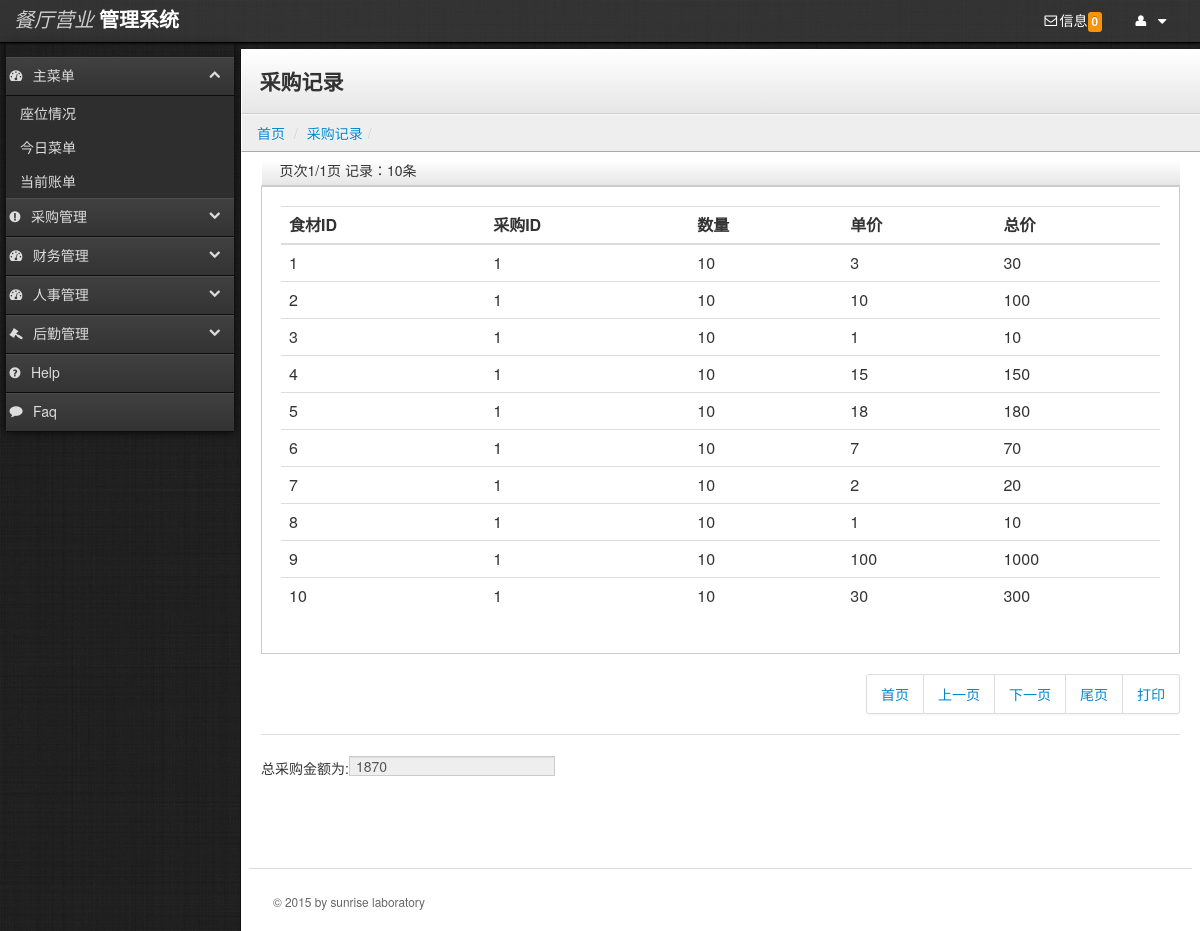
Before: /newRes/financial_purchase.php with the older database file.
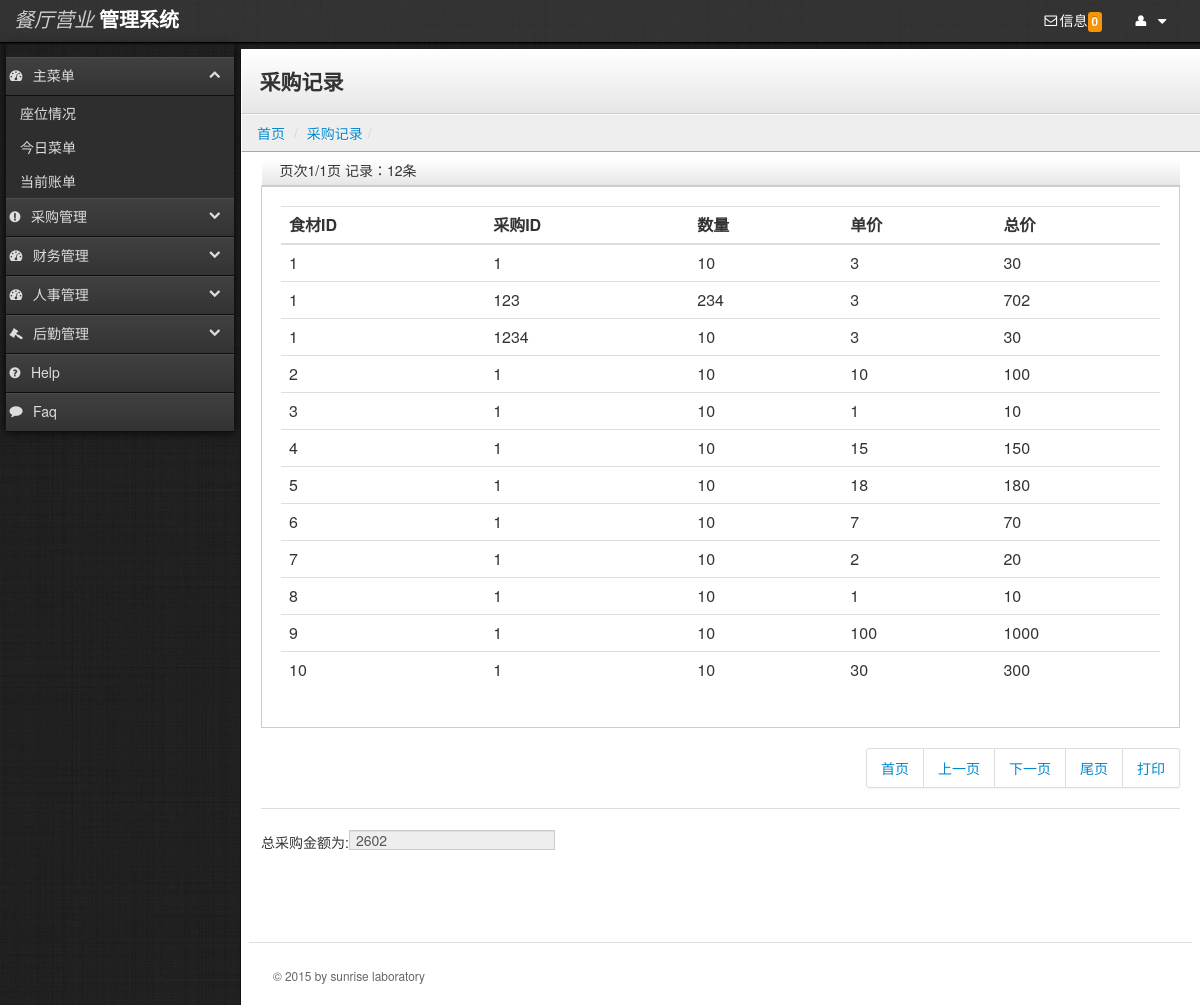
After: the same page with the newer database file.
### tables this page shows
CREATE TABLE `ingredientpurchase` (
  `ingredientsID` bigint(20) NOT NULL,
  `purchaseID` bigint(20) NOT NULL,
  `number` float NOT NULL,
  `price` float default NULL,
  PRIMARY KEY  (`ingredientsID`,`purchaseID`)
);

### newRes/financial_purchase.php (the view, shortened to what this page needs)
<?php include("conn/conn.php");?>
<?php
	if(isset($_GET['page'])){
		$page=$_GET['page'];
	}
	else{
		$page=1;
	}
	$page_count=20;
	$sql=mysql_query("select * from ingredientpurchase");
	$row=mysql_num_rows($sql);
	$page_page=ceil($row/$page_count);
	$last_record=($page-1)*$page_count;
?>
<?php include('boot.php');?>
<div class="content">
    	<div class="header">
            <h1 class="page-title">采购记录</h1>
        </div>
        <ul class="breadcrumb">
            <li><a href="index.php">首页</a> <span class="divider">/</span></li>
            <li><a href="#">采购记录</a><span class="divider">/</span></li>
        </ul>
        <div class="container-fluid">
            <div class="row-fluid">
				<div class="header">
                     <label>页次<?php echo $page;?>/<?php echo $page_page;?>页 记录：<?php echo $row;?>条</label>
				</div>
          	  <div id="stamptable6" class="well" style="margin:0px;">
          	  <table class="table">
              <thread>
                  <tr>
                      <th>食材ID</th>
                      <th>采购ID</th>
                      <th>数量</th>
                      <th>单价</th>
                      <th>总价</th>
                  </tr>
              </thread>
              <tbody>
              <?php
                    $sqls=mysql_query("select * from ingredientpurchase limit $last_record,$page_count;");
                    $array=mysql_fetch_array($sqls);
                    do{
              ?>
              <tr>
                  <td><?php echo $array['ingredientsID'];?></td>
                  <td><?php echo $array['purchaseID'];?></td>
                  <td><?php echo $array['number'];?></td>
                  <td><?php echo $array['price'];?></td>
                  <td><?php echo $array['number']*$array['price'];?>
              </tr>
              <?php
              }while($array=mysql_fetch_array($sqls));
              ?>
              </tbody>
              </table>
              </div>
  			 <div class="pagination" >
              <ul style="float:right;">
              	  <li><a href="financial_purchase.php?page=1">首页</a> </li>
                  <li><a href="financial_purchase.php?page=<?php if($page==1){echo $page=1; }else{ echo $page-1; }?>">上一页</a></li>
                  <li><a href="financial_purchase.php?page=<?php if($page<$page_page){echo $page+1;}else{ echo $page_page;}?>">下一页</a></li>
                  <li><a href="financial_purchase.php?page=<?php echo $page_page;?>">尾页</a></li>
                  <li><a href="#" onClick="stamp('page_stats');">打印</a></li>
              </ul>
             </div>
             <?php
				$sql1=mysql_query("select sum(number*price) as sumprice from ingredientpurchase");
				$info=mysql_fetch_array($sql1);
?>
<hr/>
总采购金额为:<input type="text" value="<?php echo $info[0];?>" disabled/>
           </div>
					 <footer>
              <hr>
                <p>&copy; 2015 by sunrise laboratory </p>
           </footer>
            </div>
        </div>

### newRes/boot.php (shortened to what this page needs)
<?php
include_once('conn/conn.php');
$selectDealTFNum=mysql_query("select count(*) as count from bill where dealTF  is null; ",$conn);
$arrayDealTFNum=mysql_fetch_array($selectDealTFNum);
?>
<!DOCTYPE html>
<html lang="en">
  <head>
    <link rel="stylesheet" type="text/css" href="lib/bootstrap/css/bootstrap.css">
    <link rel="stylesheet" type="text/css" href="stylesheets/theme.css">
    <link rel="stylesheet" href="lib/font-awesome/css/font-awesome.css">
  </head>
  <body class="">
    <div class="navbar">
        <div class="navbar-inner">
                <ul class="nav pull-right">
                    <li><a href="bill.php" title="您有账单待处理！" role="button"><i class="icon-envelope"></i>信息</span><span id ="remindNum"class="label label-warning"><?php echo $arrayDealTFNum['count'];?></span></a></i>
                    <li id="fat-menu" class="dropdown">
                        <a href="#" role="button" class="dropdown-toggle" data-toggle="dropdown">
                            <i class="icon-user"></i>
                            <i class="icon-caret-down"></i>
                        </a>
                    </li>
                </ul>
                <a class="brand" href="main.php"><span class="first">餐厅营业</span> <span class="second">管理系统</span></a>
        </div>
    </div>
    <div class="sidebar-nav">
        <form class="search form-inline">
        </form>
        <a href="#dashboard-menu" class="nav-header" data-toggle="collapse"><i class="icon-dashboard"></i>主菜单<i class="icon-chevron-up"></i></a>
        <ul id="dashboard-menu" class="nav nav-list collapse in">
            <li><a href="seat.php">座位情况</a></li>
            <li><a href="menu.php">今日菜单</a></li>
            <li><a href="bill.php">当前账单</a></li>
        </ul>
        <a href="#dashboard-pur" class="nav-header collapsed" data-toggle="collapse"><i class="icon-exclamation-sign"></i>采购管理<i class="icon-chevron-up"></i></a>
        <a href="#accounts-bill" class="nav-header collapsed" data-toggle="collapse"><i class="icon-dashboard"></i>财务管理<i class="icon-chevron-up"></i></a>
        <a href="#dashboard-man" class="nav-header collapsed" data-toggle="collapse"><i class="icon-dashboard"></i>人事管理<i class="icon-chevron-up"></i></a>
        <a href="#legal-menu" class="nav-header collapsed" data-toggle="collapse"><i class="icon-legal"></i>后勤管理<i class="icon-chevron-up"></i></a>
        <a href="#" class="nav-header" ><i class="icon-question-sign"></i>Help</a>
        <a href="#" class="nav-header" ><i class="icon-comment"></i>Faq</a>
    </div>

### newRes/financial_purchase.php (style rules this page uses)
label { display:inline-block; }

### newRes/boot.php (style rules this page uses)
.brand { font-family: georgia, serif; }
.brand .first { color: #ccc; font-style: italic; }
.brand .second { color: #fff; font-weight: bold; }

Changed rows visible on the page:
added ingredientpurchase: ingredientsID "1", purchaseID "123", number "234", price "3", $array['number']*$array['price'] "702"
added ingredientpurchase: ingredientsID "1", purchaseID "1234", number "10", price "3", $array['number']*$array['price'] "30"
Other visible differences:
$row: "10" → "12"
form field value: "1870" → "2602"
